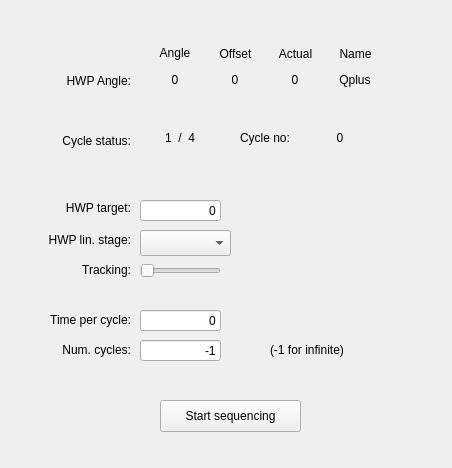
<?xml version="1.0" encoding="UTF-8"?>
<ui version="4.0">
 <class>Form</class>
 <widget class="QWidget" name="Form">
  <property name="geometry">
   <rect>
    <x>0</x>
    <y>0</y>
    <width>452</width>
    <height>468</height>
   </rect>
  </property>
  <property name="windowTitle">
   <string>Form</string>
  </property>
  <widget class="QLabel" name="label_2">
   <property name="geometry">
    <rect>
     <x>20</x>
     <y>70</y>
     <width>111</width>
     <height>21</height>
    </rect>
   </property>
   <property name="text">
    <string>HWP Angle:</string>
   </property>
   <property name="alignment">
    <set>Qt::AlignRight|Qt::AlignTrailing|Qt::AlignVCenter</set>
   </property>
  </widget>
  <widget class="QLabel" name="label_3">
   <property name="geometry">
    <rect>
     <x>150</x>
     <y>40</y>
     <width>50</width>
     <height>20</height>
    </rect>
   </property>
   <property name="text">
    <string>Angle</string>
   </property>
   <property name="alignment">
    <set>Qt::AlignBottom|Qt::AlignHCenter</set>
   </property>
  </widget>
  <widget class="QLabel" name="label_4">
   <property name="geometry">
    <rect>
     <x>210</x>
     <y>40</y>
     <width>51</width>
     <height>21</height>
    </rect>
   </property>
   <property name="text">
    <string>Offset</string>
   </property>
   <property name="alignment">
    <set>Qt::AlignBottom|Qt::AlignHCenter</set>
   </property>
  </widget>
  <widget class="QLabel" name="label_5">
   <property name="geometry">
    <rect>
     <x>270</x>
     <y>40</y>
     <width>51</width>
     <height>21</height>
    </rect>
   </property>
   <property name="text">
    <string>Actual</string>
   </property>
   <property name="alignment">
    <set>Qt::AlignBottom|Qt::AlignHCenter</set>
   </property>
  </widget>
  <widget class="QLabel" name="label_6">
   <property name="geometry">
    <rect>
     <x>330</x>
     <y>40</y>
     <width>51</width>
     <height>21</height>
    </rect>
   </property>
   <property name="text">
    <string>Name</string>
   </property>
   <property name="alignment">
    <set>Qt::AlignBottom|Qt::AlignHCenter</set>
   </property>
  </widget>
  <widget class="QLabel" name="label_7">
   <property name="geometry">
    <rect>
     <x>20</x>
     <y>130</y>
     <width>111</width>
     <height>21</height>
    </rect>
   </property>
   <property name="text">
    <string>Cycle status:</string>
   </property>
   <property name="alignment">
    <set>Qt::AlignRight|Qt::AlignTrailing|Qt::AlignVCenter</set>
   </property>
  </widget>
  <widget class="QLabel" name="label">
   <property name="geometry">
    <rect>
     <x>150</x>
     <y>130</y>
     <width>60</width>
     <height>16</height>
    </rect>
   </property>
   <property name="text">
    <string>1  /  4</string>
   </property>
   <property name="alignment">
    <set>Qt::AlignCenter</set>
   </property>
  </widget>
  <widget class="QLabel" name="label_8">
   <property name="geometry">
    <rect>
     <x>240</x>
     <y>130</y>
     <width>60</width>
     <height>16</height>
    </rect>
   </property>
   <property name="text">
    <string>Cycle no:</string>
   </property>
   <property name="alignment">
    <set>Qt::AlignLeading|Qt::AlignLeft|Qt::AlignVCenter</set>
   </property>
  </widget>
  <widget class="QLabel" name="label_9">
   <property name="geometry">
    <rect>
     <x>310</x>
     <y>130</y>
     <width>60</width>
     <height>16</height>
    </rect>
   </property>
   <property name="text">
    <string>0</string>
   </property>
   <property name="alignment">
    <set>Qt::AlignCenter</set>
   </property>
  </widget>
  <widget class="QLabel" name="label_10">
   <property name="geometry">
    <rect>
     <x>50</x>
     <y>200</y>
     <width>81</width>
     <height>16</height>
    </rect>
   </property>
   <property name="text">
    <string>HWP target:</string>
   </property>
   <property name="alignment">
    <set>Qt::AlignRight|Qt::AlignTrailing|Qt::AlignVCenter</set>
   </property>
  </widget>
  <widget class="QLabel" name="label_11">
   <property name="geometry">
    <rect>
     <x>30</x>
     <y>230</y>
     <width>101</width>
     <height>20</height>
    </rect>
   </property>
   <property name="text">
    <string>HWP lin. stage:</string>
   </property>
   <property name="alignment">
    <set>Qt::AlignRight|Qt::AlignTrailing|Qt::AlignVCenter</set>
   </property>
  </widget>
  <widget class="QLabel" name="label_12">
   <property name="geometry">
    <rect>
     <x>30</x>
     <y>260</y>
     <width>101</width>
     <height>20</height>
    </rect>
   </property>
   <property name="text">
    <string>Tracking:</string>
   </property>
   <property name="alignment">
    <set>Qt::AlignRight|Qt::AlignTrailing|Qt::AlignVCenter</set>
   </property>
  </widget>
  <widget class="QLabel" name="label_13">
   <property name="geometry">
    <rect>
     <x>30</x>
     <y>310</y>
     <width>101</width>
     <height>20</height>
    </rect>
   </property>
   <property name="text">
    <string>Time per cycle:</string>
   </property>
   <property name="alignment">
    <set>Qt::AlignRight|Qt::AlignTrailing|Qt::AlignVCenter</set>
   </property>
  </widget>
  <widget class="QLabel" name="label_14">
   <property name="geometry">
    <rect>
     <x>30</x>
     <y>340</y>
     <width>101</width>
     <height>20</height>
    </rect>
   </property>
   <property name="text">
    <string>Num. cycles:</string>
   </property>
   <property name="alignment">
    <set>Qt::AlignRight|Qt::AlignTrailing|Qt::AlignVCenter</set>
   </property>
  </widget>
  <widget class="QPushButton" name="pushButton">
   <property name="geometry">
    <rect>
     <x>160</x>
     <y>400</y>
     <width>141</width>
     <height>32</height>
    </rect>
   </property>
   <property name="text">
    <string>Start sequencing</string>
   </property>
  </widget>
  <widget class="QSlider" name="horizontalSlider">
   <property name="geometry">
    <rect>
     <x>140</x>
     <y>260</y>
     <width>81</width>
     <height>22</height>
    </rect>
   </property>
   <property name="orientation">
    <enum>Qt::Horizontal</enum>
   </property>
  </widget>
  <widget class="QComboBox" name="comboBox">
   <property name="geometry">
    <rect>
     <x>140</x>
     <y>230</y>
     <width>91</width>
     <height>26</height>
    </rect>
   </property>
  </widget>
  <widget class="QLabel" name="label_18">
   <property name="geometry">
    <rect>
     <x>270</x>
     <y>340</y>
     <width>101</width>
     <height>20</height>
    </rect>
   </property>
   <property name="text">
    <string>(-1 for infinite)</string>
   </property>
   <property name="alignment">
    <set>Qt::AlignLeading|Qt::AlignLeft|Qt::AlignVCenter</set>
   </property>
  </widget>
  <widget class="QLabel" name="label_19">
   <property name="geometry">
    <rect>
     <x>150</x>
     <y>70</y>
     <width>50</width>
     <height>20</height>
    </rect>
   </property>
   <property name="text">
    <string>0</string>
   </property>
   <property name="alignment">
    <set>Qt::AlignCenter</set>
   </property>
  </widget>
  <widget class="QLabel" name="label_20">
   <property name="geometry">
    <rect>
     <x>210</x>
     <y>70</y>
     <width>50</width>
     <height>20</height>
    </rect>
   </property>
   <property name="text">
    <string>0</string>
   </property>
   <property name="alignment">
    <set>Qt::AlignCenter</set>
   </property>
  </widget>
  <widget class="QLabel" name="label_21">
   <property name="geometry">
    <rect>
     <x>270</x>
     <y>70</y>
     <width>50</width>
     <height>20</height>
    </rect>
   </property>
   <property name="text">
    <string>0</string>
   </property>
   <property name="alignment">
    <set>Qt::AlignCenter</set>
   </property>
  </widget>
  <widget class="QLabel" name="label_22">
   <property name="geometry">
    <rect>
     <x>330</x>
     <y>70</y>
     <width>50</width>
     <height>20</height>
    </rect>
   </property>
   <property name="text">
    <string>Qplus</string>
   </property>
   <property name="alignment">
    <set>Qt::AlignCenter</set>
   </property>
  </widget>
  <widget class="QLineEdit" name="lineEdit">
   <property name="geometry">
    <rect>
     <x>140</x>
     <y>200</y>
     <width>81</width>
     <height>21</height>
    </rect>
   </property>
   <property name="text">
    <string>0</string>
   </property>
   <property name="alignment">
    <set>Qt::AlignRight|Qt::AlignTrailing|Qt::AlignVCenter</set>
   </property>
  </widget>
  <widget class="QLineEdit" name="lineEdit_2">
   <property name="geometry">
    <rect>
     <x>140</x>
     <y>310</y>
     <width>81</width>
     <height>21</height>
    </rect>
   </property>
   <property name="text">
    <string>0</string>
   </property>
   <property name="alignment">
    <set>Qt::AlignRight|Qt::AlignTrailing|Qt::AlignVCenter</set>
   </property>
  </widget>
  <widget class="QLineEdit" name="lineEdit_3">
   <property name="geometry">
    <rect>
     <x>140</x>
     <y>340</y>
     <width>81</width>
     <height>21</height>
    </rect>
   </property>
   <property name="text">
    <string>-1</string>
   </property>
   <property name="alignment">
    <set>Qt::AlignRight|Qt::AlignTrailing|Qt::AlignVCenter</set>
   </property>
  </widget>
 </widget>
 <resources/>
 <connections/>
</ui>
